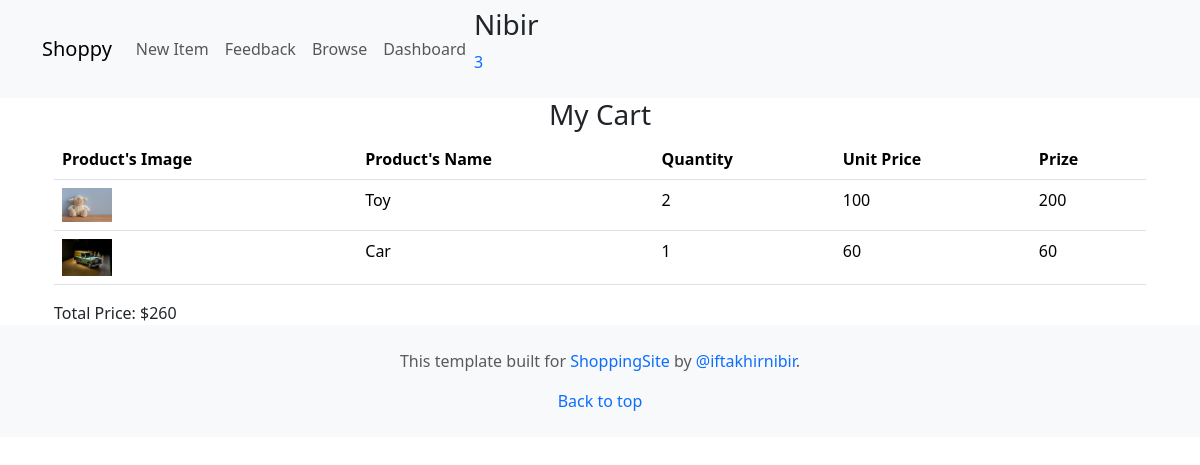
The app's page /cart (signed in) with its own data.
### Store/models.py (models this page shows, shortened)
class Cart(models.Model):
    id = models.UUIDField(default=uuid.uuid4, primary_key=True)
    user = models.ForeignKey(User, on_delete=models.CASCADE)
    completed = models.BooleanField(default=False)
    @property
    def total_price(self):
        cartitems = self.cartitems.all()
        total = sum([item.price for item in cartitems])
        return total
    @property
    def num_of_items(self):
        cartitems = self.cartitems.all()
        quantity = sum([item.quantity for item in cartitems])
        return quantity

class CartItem(models.Model):
    product = models.ForeignKey(Product, on_delete=models.CASCADE, related_name='items')
    cart = models.ForeignKey(Cart, on_delete=models.CASCADE, related_name='cartitems')
    quantity = models.IntegerField(default=0)
    @property
    def price(self):
        new_price = self.product.price * self.quantity
        return new_price

class Product(models.Model):
    name = models.CharField(max_length=50)
    price = models.IntegerField()
    picture = models.ImageField(upload_to="img", default="")

### Store/views.py (the view)
# urls.py: path("cart",views.cart, name="cart"),
def cart(request):
    cart = None
    cartitems = []
    if request.user.is_authenticated:
        cart, created = Cart.objects.get_or_create(user=request.user, completed=False)
        cartitems = cart.cartitems.all()
    context = {"cart":cart, "items":cartitems}
    return render(request, "cart.html", context)

### Store/templates/cart.html (shortened to what this page needs)
{% extends 'base.html' %}
{% block content %}
<div class="container">
    <h3 style="text-align: center;">My Cart</h3>
    <table class="table">
        <thead>
          <tr>
            <th scope="col">Product's Image</th>
            <th scope="col">Product's Name</th>
            <th scope="col">Quantity</th>
            <th scope="col">Unit Price</th>
            <th scope="col">Prize</th>
          </tr>
        </thead>
        <tbody>
            {% for item in items %}
          <tr>
            <th scope="row"><img src="{{item.product.picture.url}}" alt="" width="50px"></th>
            <td>{{item.product.name}}</td>
            <td>{{item.quantity}}</td>
            <td>{{item.product.price}}</td>
            <td>{{item.price}}</td>
          </tr>
          {% endfor %}
        </tbody>
      </table>
      Total Price: ${{cart.total_price}}
</div>
{% endblock %}

### Store/templates/base.html (shortened to what this page needs)
<!doctype html>
 <html lang="en">
    {% load static %}
   <head>
     <link href="https://cdn.jsdelivr.net/npm/bootstrap@5.3.1/dist/css/bootstrap.min.css" rel="stylesheet">
   </head>
   <body>
    <nav class="navbar navbar-expand-lg navbar-light bg-light">
      <div class="container">
          <a class="navbar-brand" href=".">Shoppy</a>
          <div class="collapse navbar-collapse" id="navbarNav">
              <ul class="navbar-nav ml-auto">
                  <li class="nav-item">
                      <a class="nav-link" href="">New Item</a>
                  </li>
                  <li class="nav-item">
                      <a class="nav-link" href="">Feedback</a>
                  </li>
                  <li class="nav-item">
                      <a class="nav-link" href="">Browse</a>
                  </li>
                  <li class="nav-item">
                      <a class="nav-link" href="">Dashboard</a>
                  </li>
              </ul>
              <div class="cart">
                <h3>{{request.user.username}}</h3>
                <a href="{% url 'cart' %}" style="text-decoration:none">
                     <div class="cart-container">
                        <div class="cartitems"><p id="num_of_items">{{cart.num_of_items}}</p></div>
                    </div>
                </a>
            </div>
          </div>
      </div>
  </nav>
   <div class="container">
    {% block content %}
    {% endblock %}
    </div>
    <footer class="bg-body-tertiary text-center text-body-secondary py-4">
      <div class="container">
          <p>This template built for <a style="text-decoration: none;" href="#">ShoppingSite</a> by <a style="text-decoration: none;" href="#">@iftakhirnibir</a>.</p>
          <p class="mb-0">
              <a style="text-decoration: none;" href="#top">Back to top</a>
          </p>
      </div>
    </footer>
   </body>
 </html>

### records on screen
Cart: num_of_items "3", total_price "260"
CartItem: product.picture (picture), product.name "Toy", quantity "2", product.price "100", price "200"
CartItem: product.picture (picture), product.name "Car", quantity "1", product.price "60", price "60"

### other values on screen
{{ request.user.username }} "Nibir"
